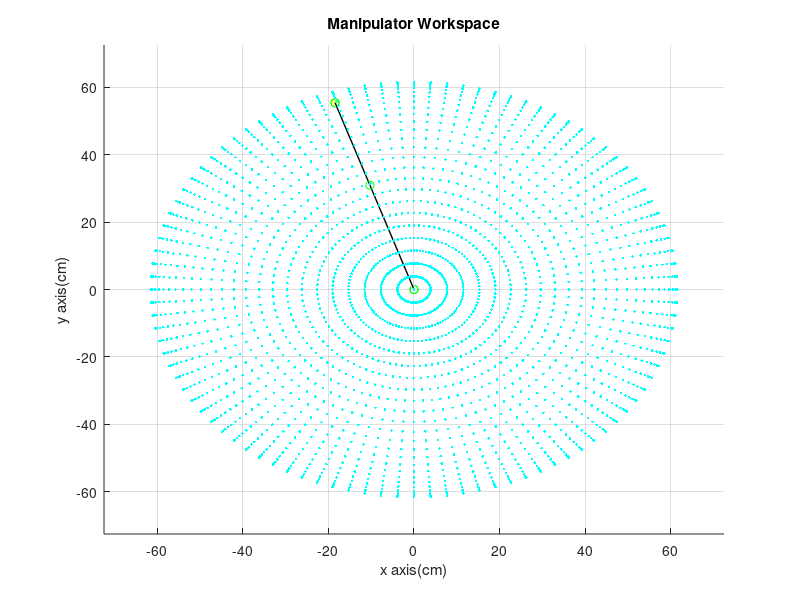

Here is the MATLAB script that generated this plot: (Note: this script raises an error after producing the figure.)
%%%%%%%%%%%%%%%%%%%%%%%%%%%%%%%%%%%%%%%%%%%%%%%%%%%%%%%%%%%%%%%%%%%%%%%%%%%
%% 5DOF Manipulator Project Path Planning
% Department of Robotics, Hoseo University
% Student Number : 20172390
% Name : Lee Seong Yong
%%%%%%%%%%%%%%%%%%%%%%%%%%%%%%%%%%%%%%%%%%%%%%%%%%%%%%%%%%%%%%%%%%%%%%%%%%%
clear all;close all;clc;
%%%%%%%%%%%%%%%%%%%%%%%%%%%%%%%%%%%%%%%%%%%%%%%%%%%%%%%%%%%%%%%%%%%%%%%%%%%
% Length unit : cm
% Degree unit : radian
%%%%%%%%%%%%%%%%%%%%%%%%%%%%%%%%%%%%%%%%%%%%%%%%%%%%%%%%%%%%%%%%%%%%%%%%%%%
%% Manipulator Radius & Theta : Default Y Coordinate(theta = PI/2)
radius = zeros(19,19);theta = zeros(19,19);
% Joint theta
jt_1 = zeros(19,19);jt_2 = zeros(19,19);jt_3 = zeros(19,19);
% end-effector theta(roll : not used)
pitch = zeros(19,19);yaw = zeros(19,19);

%% Manipulator Analysis : Articulated Type(RRR)
% Manipulator Link Length Parameter
% link_1 = 24.13;link_2 = 32.6;link_3 = 24;ejector = 12.15;
link_1 = 24.13;link_2 = 32.6;link_3 = 29;ejector = 12.15;

% Manipulator End-Effector Position Parameter
xd = zeros(19,19);yd = zeros(19,19);zd = zeros(19,19);

% Manipulator Base Position Parameter
init_x = 0.0;init_y = 0.0;
b_radius = 9.5;b_place = 7.5;b_blank = 1.45; % origin b_place = 7.5
b_origin = b_radius+b_place+b_blank;

% Intaglio Parameter
intaglio_height = 1.3;intaglio_square_width_length = 2.05;
cancave_stone_height = 0.8; % usually 0.7~1.2[cm]

%% Radius and Angle of Concave Intersection from Base
for y = 1:19 % y coordinate
    for x = 1:19 % x coordinate
        if x < 10
            radius(y,x) = sqrt((intaglio_square_width_length*(10-x))^2+(intaglio_square_width_length*(19-y)+b_origin)^2);
            theta(y,x) = (pi/2)+atan2((intaglio_square_width_length*(10-x)),(intaglio_square_width_length*(19-y)+b_origin));
        elseif x > 10
            radius(y,x) = sqrt((intaglio_square_width_length*(x-10))^2+(intaglio_square_width_length*(19-y)+b_origin)^2);
            theta(y,x) = (pi/2)-atan2((intaglio_square_width_length*(x-10)),(intaglio_square_width_length*(19-y)+b_origin));
        else
            radius(y,x) = sqrt((intaglio_square_width_length*(19-y)+b_origin)^2);
            theta(y,x) = pi/2;
        end
    end
end
%% figure(1) Manipulator Workspace Simulation
workspace_radius = link_2 + link_3 - 0.000001;
figure(1)
grid on;hold on;
title('Manipulator Workspace');
xlim([-72.5 72.5]);ylim([-72.5 72.5]);zlim([0 145]);
xlabel('x axis(cm)');ylabel('y axis(cm)');zlabel('z axis(cm)');
for ro_theta = -6*pi/50:pi/50:pi/2
    for ws_theta = 0:pi/50:2*pi
        xd = init_x+(workspace_radius - (workspace_radius - workspace_radius*cos(ro_theta)))*cos(ws_theta);
        yd = init_y+(workspace_radius - (workspace_radius - workspace_radius*cos(ro_theta)))*sin(ws_theta);
        zd = link_1+(workspace_radius*sin(ro_theta));
    
        d = sqrt(xd^2+yd^2+(zd-link_1)^2);
        D = (d^2-link_2^2-link_3^2)/(2*link_2*link_3);
        wjt_3 = atan2(-sqrt(1-D^2),D);
        Alpha = atan2(zd-link_1,sqrt(xd^2+yd^2));
        E = (link_2^2+d^2-link_3^2)/(2*link_2*d);
        Beta = atan2(sqrt(1-E^2),E);
        wjt_2 = Alpha+Beta;
        wjt_1 = atan2(yd,xd);
    
        % Forward Kinematics
        rrx = link_2*cos(wjt_1);
        rry = link_2*sin(wjt_1);
        rrz = link_1+link_2*sin(wjt_2);
        x_coordinate = cos(wjt_1)*(link_2*cos(wjt_2)+link_3*(cos(wjt_2+wjt_3)));
        y_coordinate = sin(wjt_1)*(link_2*cos(wjt_2)+link_3*(cos(wjt_2+wjt_3)));
        z_coordinate = link_1+link_2*sin(wjt_2)+link_3*(sin(wjt_2+wjt_3));
        
%         % Manipulator Body
%         rx = [0,0,rrx,x_coordinate];
%         ry = [0,0,rry,y_coordinate];
%         rz = [0,link_1,rrz,z_coordinate];
%         plot3(rx,ry,rz,'k-','LineWidth',1);plot3(rx,ry,rz,'go');
        plot3(x_coordinate,y_coordinate,z_coordinate,'c.'); % Manipulator End-Effector Position Coordinate
%         plot3(xd,yd,zd,'go');
    end
end


for y = 1:19 % y coordinate
    for x = 1:19 % x coordinate
        % circular trajectory & vacuum aspirator length
        xd = init_x+radius(y,x)*cos(theta(y,x));
        yd = init_y+radius(y,x)*sin(theta(y,x));
        zd = ejector+intaglio_height+cancave_stone_height;
        
        % Inverse Kinematics
        d = sqrt(xd^2+yd^2+(zd-link_1)^2);
        D = (d^2-link_2^2-link_3^2)/(2*link_2*link_3);
        jt_3(y,x) = atan2(-sqrt(1-D^2),D);
        Alpha = atan2(zd-link_1,sqrt(xd^2+yd^2));
        E = (link_2^2+d^2-link_3^2)/(2*link_2*d);
        Beta = atan2(sqrt(1-E^2),E);
        jt_2(y,x) = Alpha+Beta;
        jt_1(y,x) = atan2(yd,xd);
        
        % Forward Kinematics
        rrx = link_2*cos(jt_1(y,x));
        rry = link_2*sin(jt_1(y,x));
        rrz = link_1+link_2*sin(jt_2(y, x));
        x_coordinate = cos(jt_1(y,x))*(link_2*cos(jt_2(y, x))+link_3*(cos(jt_2(y, x)+jt_3(y, x))));
        y_coordinate = sin(jt_1(y,x))*(link_2*cos(jt_2(y, x))+link_3*(cos(jt_2(y, x)+jt_3(y, x))));
        z_coordinate = link_1+link_2*sin(jt_2(y, x))+link_3*(sin(jt_2(y, x)+jt_3(y, x)));
        
        % Manipulator Body
        rx = [0,0,rrx,x_coordinate];
        ry = [0,0,rry,y_coordinate];
        rz = [0,link_1,rrz,z_coordinate];
        plot3(rx,ry,rz,'k-','LineWidth',1);plot3(rx,ry,rz,'go');
        plot3(x_coordinate,y_coordinate,z_coordinate,'y*'); % Manipulator End-Effector Position Coordinate
        plot3(xd,yd,zd,'go');
        
        % Manipulator End-Effector
        ejector_form = linspace(zd,zd-ejector,10);
        plot3(x_coordinate,y_coordinate,ejector_form,'k.','LineWidth',2);
        plot3(x_coordinate,y_coordinate,ejector_form(:,10),'cv','LineWidth',2);
        % Intaglio Junction
        plot3(x_coordinate,y_coordinate,intaglio_height,'K*');
        plot3(x_coordinate,y_coordinate,intaglio_height,'Ko');
        
        % Manipulator Rotation & Orientation Data Save
        jt_1(y,x) = jt_1(y,x)*(180/pi);
        jt_2(y,x) = jt_2(y,x)*(180/pi);
        jt_3(y,x) = jt_3(y,x)*(180/pi);

        % Inverse Kinematics End-Effector
        if (jt_2(y,x) > 0) && (jt_3(y,x) < 0)
            if (abs(jt_3(y,x))-abs(jt_2(y,x))) > 90
                pitch(y,x) = abs((abs(jt_3(y,x))-abs(jt_2(y,x)))-90);
            elseif (abs(jt_3(y,x))-abs(jt_2(y,x))) < 90
                pitch(y,x) = -abs(90-(abs(jt_3(y,x))-abs(jt_2(y,x))));
            end
        elseif (jt_2(y,x) < 0) && (jt_3(y,x) < 0) && ((abs(jt_2(y,x)) + abs(jt_3(y,x))) < 90)
            pitch(y,x) = -abs(90-(abs(jt_2(y,x))+abs(jt_3(y,x))));
        end
    end
end

intaglio_position = b_radius+b_place;
% lntaglio Vertex Coordinates
intaglio_vertex=[-20 intaglio_position 0 ; 20 intaglio_position 0; 20 (intaglio_position+40) 0; -20 (intaglio_position+40) 0; -20 ...
                intaglio_position intaglio_height; 20 intaglio_position intaglio_height; 20 intaglio_position+40 intaglio_height; -20 (intaglio_position+40) intaglio_height];
% Intaglio Cross-Section
intaglio_face=[1 2 3 4; 1 2 6 5; 2 3 7 6; 3 4 8 7; 1 4 8 5; 5 6 7 8];
% Intaglio Cross-Sectional Area Color
intaglio_face_color=[0.93 0.69 0.13; 0.93 0.69 0.13 ; 0.93 0.69 0.13; 0.93 0.69 0.13; 0.93 0.69 0.13; 0.93 0.69 0.13];
patch('Vertices',intaglio_vertex,'faces',intaglio_face,'FaceVertexCData',intaglio_face_color,'Facecolor','flat');

% Manipulator Base Position Coordinates
cylinder_N = 300; % Uniformly spaced points to create a cylinder
cylinder_height = 5;
[cx,cy,cz] = cylinder(b_radius,cylinder_N);
surf(cx,cy,cz*cylinder_height);

%% Manipulator 3D Plot Relative Coordinate Simulation
figure(2)
grid on;hold on;
title('Circular Trajectory for Three Link Manipulator(Upper Arm)');
xlabel('x axis(cm)');ylabel('y axis(cm)');zlabel('z axis(cm)');
xlim([-40 40]);ylim([-20 60]);zlim([0 80]);
for y = 1:19 % y coordinate
    for x = 1:19 % x coordinate
        % circular trajectory & vacuum aspirator length
        xd = init_x+radius(y,x)*cos(theta(y,x));
        yd = init_y+radius(y,x)*sin(theta(y,x));
        zd = ejector+intaglio_height+cancave_stone_height;
        
        % Inverse Kinematics
        d = sqrt(xd^2+yd^2+(zd-link_1)^2);
        D = (d^2-link_2^2-link_3^2)/(2*link_2*link_3);
        jt_3(y,x) = atan2(-sqrt(1-D^2),D);
        Alpha = atan2(zd-link_1,sqrt(xd^2+yd^2));
        E = (link_2^2+d^2-link_3^2)/(2*link_2*d);
        Beta = atan2(sqrt(1-E^2),E);
        jt_2(y,x) = Alpha+Beta;
        jt_1(y,x) = atan2(yd,xd);
        
        % Forward Kinematics
        rrx = link_2*cos(jt_1(y,x));
        rry = link_2*sin(jt_1(y,x));
        rrz = link_1+link_2*sin(jt_2(y, x));
        x_coordinate = cos(jt_1(y,x))*(link_2*cos(jt_2(y, x))+link_3*(cos(jt_2(y, x)+jt_3(y, x))));
        y_coordinate = sin(jt_1(y,x))*(link_2*cos(jt_2(y, x))+link_3*(cos(jt_2(y, x)+jt_3(y, x))));
        z_coordinate = link_1+link_2*sin(jt_2(y, x))+link_3*(sin(jt_2(y, x)+jt_3(y, x)));
        
        % Manipulator Body
        rx = [0,0,rrx,x_coordinate];
        ry = [0,0,rry,y_coordinate];
        rz = [0,link_1,rrz,z_coordinate];
        plot3(rx,ry,rz,'k-','LineWidth',1);plot3(rx,ry,rz,'go');
        plot3(x_coordinate,y_coordinate,z_coordinate,'y*'); % Manipulator End-Effector Position Coordinate
        plot3(xd,yd,zd,'go');
        
        % Manipulator End-Effector
        ejector_form = linspace(zd,zd-ejector,10);
        plot3(x_coordinate,y_coordinate,ejector_form,'k.','LineWidth',2);
        plot3(x_coordinate,y_coordinate,ejector_form(:,10),'cv','LineWidth',2);
        % Intaglio Junction
        plot3(x_coordinate,y_coordinate,intaglio_height,'K*');
        plot3(x_coordinate,y_coordinate,intaglio_height,'Ko');

        % Manipulator Body
        rx = [0,0,rrx,x_coordinate];
        ry = [0,0,rry,y_coordinate];
        rz = [0,link_1,rrz,z_coordinate];
        plot3(rx,ry,rz,'k-','LineWidth',1);plot3(rx,ry,rz,'go');
        plot3(x_coordinate,y_coordinate,z_coordinate,'y*'); % Manipulator End-Effector Position Coordinate
        plot3(xd,yd,zd,'go');
        
        % Manipulator End-Effector
        ejector_form = linspace(zd,zd-ejector,10);
        plot3(x_coordinate,y_coordinate,ejector_form,'k.','LineWidth',2);
        plot3(x_coordinate,y_coordinate,ejector_form(:,10),'cv','LineWidth',2);
        % Intaglio Junction
        plot3(x_coordinate,y_coordinate,intaglio_height,'K*');
        plot3(x_coordinate,y_coordinate,intaglio_height,'Ko');
        
        % Manipulator Rotation & Orientation Data Save
        jt_1(y,x) = jt_1(y,x)*(180/pi);
        jt_2(y,x) = jt_2(y,x)*(180/pi);
        jt_3(y,x) = jt_3(y,x)*(180/pi); 
            
        plot3(x_coordinate,y_coordinate,intaglio_height,'K*');
        plot3(x_coordinate,y_coordinate,intaglio_height,'Ko');
        % Manipulator Rotation & Orientation Data Save
        jt_1(y,x) = jt_1(y,x)*(180/pi);
        jt_2(y,x) = jt_2(y,x)*(180/pi);
        jt_3(y,x) = jt_3(y,x)*(180/pi);
        
        % Inverse Kinematics End-Effector
        if (jt_2(y,x) > 0) && (jt_3(y,x) < 0)
            if (abs(jt_3(y,x))-abs(jt_2(y,x))) > 90
                pitch(y,x) = abs((abs(jt_3(y,x))-abs(jt_2(y,x)))-90);
            elseif (abs(jt_3(y,x))-abs(jt_2(y,x))) < 90
                pitch(y,x) = -abs(90-(abs(jt_3(y,x))-abs(jt_2(y,x))));
            end
        elseif (jt_2(y,x) < 0) && (jt_3(y,x) < 0) && ((abs(jt_2(y,x)) + abs(jt_3(y,x))) < 90)
            pitch(y,x) = -abs(90-(abs(jt_2(y,x))+abs(jt_3(y,x))));
        end
    end
end

%% intaglio form 3D Plot
intaglio_position = b_radius+b_place;
% lntaglio Vertex Coordinates
intaglio_vertex=[-20 intaglio_position 0 ; 20 intaglio_position 0; 20 (intaglio_position+40) 0; -20 (intaglio_position+40) 0; -20 ...
                intaglio_position intaglio_height; 20 intaglio_position intaglio_height; 20 intaglio_position+40 intaglio_height; -20 (intaglio_position+40) intaglio_height];
% Intaglio Cross-Section
intaglio_face=[1 2 3 4; 1 2 6 5; 2 3 7 6; 3 4 8 7; 1 4 8 5; 5 6 7 8];
% Intaglio Cross-Sectional Area Color
intaglio_face_color=[0.93 0.69 0.13; 0.93 0.69 0.13 ; 0.93 0.69 0.13; 0.93 0.69 0.13; 0.93 0.69 0.13; 0.93 0.69 0.13];
patch('Vertices',intaglio_vertex,'faces',intaglio_face,'FaceVertexCData',intaglio_face_color,'Facecolor','flat');

% Manipulator Base Position Coordinates
cylinder_N = 300; % Uniformly spaced points to create a cylinder
cylinder_height = 5;
[cx,cy,cz] = cylinder(b_radius,cylinder_N);
surf(cx,cy,cz*cylinder_height);

%% Path Planning Graph intaglio form 3D Plot
figure(3)
intaglio_position = b_radius+b_place;
% lntaglio Vertex Coordinates
intaglio_vertex=[-20 intaglio_position 0 ; 20 intaglio_position 0; 20 (intaglio_position+40) 0; -20 (intaglio_position+40) 0; -20 ...
                intaglio_position intaglio_height; 20 intaglio_position intaglio_height; 20 intaglio_position+40 intaglio_height; -20 (intaglio_position+40) intaglio_height];
% Intaglio Cross-Section
intaglio_face=[1 2 3 4; 1 2 6 5; 2 3 7 6; 3 4 8 7; 1 4 8 5; 5 6 7 8];
% Intaglio Cross-Sectional Area Color
intaglio_face_color=[0.93 0.69 0.13; 0.93 0.69 0.13 ; 0.93 0.69 0.13; 0.93 0.69 0.13; 0.93 0.69 0.13; 0.93 0.69 0.13];
patch('Vertices',intaglio_vertex,'faces',intaglio_face,'FaceVertexCData',intaglio_face_color,'Facecolor','flat');

% Manipulator Base Position Coordinates
[cx,cy,cz] = cylinder(b_radius,cylinder_N);
surf(cx,cy,cz*cylinder_height);

% Select X,Y Coordinate
% input_x = 1;input_y = 1;

% Reference X,Y Coordinate(Reference X,Y Position of Manipulator End-Effector Vacuum Ejector)
reference_x = 10; reference_y = 19;

while(-1)
    coordinate_data = input('x, y coordinate data = ','s');[x_input_data,y_input_data] = strtok(coordinate_data);
    input_x = str2double(x_input_data);input_y = str2double(y_input_data);
    
    % Manipulator Path Planning Simulation : Path Planning Information Parameter
    path_limit_height = 5;
    path_resolution = 5*sqrt(abs(input_x-10)^2+(19-input_y)^2);
    if(input_x == 10)&&(input_y == 19), path_resolution = 1;
    end
    
    if((input_x < 1)||(input_x > 19))||((input_y < 1)||(input_y > 19)), disp('Please Enter the Correct Coordinates!!');break;
    else
        figure(3)
        % Error From Reference Position
        error_radius = abs(radius(input_y,input_x)-radius(reference_y,reference_x));
        error_theta = abs(theta(input_y,input_x)-theta(reference_y,reference_x));
        for rev = 1:path_resolution
            if input_x < 10
                xd = init_x+(radius(reference_y,reference_x)+rev*(error_radius/path_resolution))*cos(theta(reference_y,reference_x)+rev*(error_theta/path_resolution));
                yd = init_y+(radius(reference_y,reference_x)+rev*(error_radius/path_resolution))*sin(theta(reference_y,reference_x)+rev*(error_theta/path_resolution));
            elseif input_x > 10
            xd = init_x+(radius(reference_y,reference_x)+rev*(error_radius/path_resolution))*cos(theta(reference_y,reference_x)-rev*(error_theta/path_resolution));
            yd = init_y+(radius(reference_y,reference_x)+rev*(error_radius/path_resolution))*sin(theta(reference_y,reference_x)-rev*(error_theta/path_resolution));
            else
                xd = init_x+(radius(reference_y,reference_x)+rev*(error_radius/path_resolution))*cos(theta(reference_y,reference_x));
                yd = init_y+(radius(reference_y,reference_x)+rev*(error_radius/path_resolution))*sin(theta(reference_y,reference_x));
            end
    
            if rev <= (path_resolution/2)
                zd = ejector+intaglio_height+cancave_stone_height+rev*(path_limit_height/(path_resolution/2)); 
            else
                zd = ejector+intaglio_height+cancave_stone_height+path_limit_height-(rev-(path_resolution/2))*(path_limit_height/(path_resolution/2));
            end
    
            % Inverse Kinematics
            d = sqrt(xd^2+yd^2+(zd-link_1)^2);
            D = (d^2-link_2^2-link_3^2)/(2*link_2*link_3);
            pjt_3 = atan2(-sqrt(1-D^2),D);
            Alpha = atan2(zd-link_1,sqrt(xd^2+yd^2));
            E = (link_2^2+d^2-link_3^2)/(2*link_2*d);
            Beta = atan2(sqrt(1-E^2),E);
            pjt_2 = Alpha+Beta;
            pjt_1 = atan2(yd,xd);
        
            % Forward Kinematics
            rrx = link_2*cos(pjt_1);
            rry = link_2*sin(pjt_1);
            rrz = link_1+link_2*sin(pjt_2);
            x_coordinate = cos(pjt_1)*(link_2*cos(pjt_2)+link_3*(cos(pjt_2+pjt_3)));
            y_coordinate = sin(pjt_1)*(link_2*cos(pjt_2)+link_3*(cos(pjt_2+pjt_3)));
            z_coordinate = link_1+link_2*sin(pjt_2)+link_3*(sin(pjt_2+pjt_3));
            
            % Manipulator Body
            rx = [0,0,rrx,x_coordinate];
            ry = [0,0,rry,y_coordinate];
            rz = [0,link_1,rrz,z_coordinate];
            plot3(rx,ry,rz,'k-','LineWidth',3);
            hold on;plot3(rx,ry,rz,'ro','LineWidth',2);
            title('4DOF Manipulator Path Planning Simulation');
            xlabel('x axis(cm)');ylabel('y axis(cm)');zlabel('z axis(cm)');
            xlim([-40 40]);ylim([-20 60]);zlim([0 80]);
            plot3(x_coordinate,y_coordinate,z_coordinate,'y*','LineWidth',2); % Manipulator End-Effector Position Coordinate
            plot3(xd,yd,zd,'go','LineWidth',3);
            
            % Manipulator End-Effector
            ejector_form = linspace(zd,zd-ejector,10);
            plot3(x_coordinate,y_coordinate,ejector_form,'k.','LineWidth',2);
            plot3(x_coordinate,y_coordinate,ejector_form(:,10),'cv','LineWidth',2);
            patch('Vertices',intaglio_vertex,'faces',intaglio_face,'FaceVertexCData',intaglio_face_color,'Facecolor','flat');
            surf(cx,cy,cz*cylinder_height);
            grid on;hold off;
            pause(0.01);
        end

        hold on;
        for y = 1:19
            for x = 1:19
                % Intaglio Junction
                xd = init_x+radius(y,x)*cos(theta(y,x));
                yd = init_y+radius(y,x)*sin(theta(y,x));
                plot3(xd,yd,intaglio_height,'K*');
                plot3(xd,yd,intaglio_height,'Ko');
            end
        end
    end
    % Display Joint Rotation & Pitch Orientation
    pjt_1 = pjt_1*(180/pi);pjt_2 = pjt_2*(180/pi);pjt_3 = pjt_3*(180/pi);
    % Inverse Kinematics End-Effector
    if (pjt_2 > 0) && (pjt_3 < 0)
        if (abs(pjt_3)-abs(pjt_2)) > 90
            ppitch = abs((abs(pjt_3)-abs(pjt_2))-90);
        elseif (abs(pjt_3)-abs(pjt_2)) < 90
            ppitch = -abs(90-(abs(pjt_3)-abs(pjt_2)));
        end
    elseif (pjt_2 < 0) && (pjt_3 < 0) && ((abs(pjt_2) + abs(pjt_3)) < 90)
        ppitch = -abs(90-(abs(pjt_2)+abs(pjt_3)));
    end
    disp('Rotation and Orientation of Manipulator based on Relative Coordinate System');
    s0 = sprintf('X Coordinate = %d, Y Coordinate = %d',input_x, input_y);
    s1 = sprintf('Joint(1) = %f', pjt_1);
    s2 = sprintf('Joint(2) = %f', pjt_2);
    s3 = sprintf('Joint(3) = %f', pjt_3);
    s4 = sprintf('Pitch = %f', ppitch);
    disp(s0);disp(s1);disp(s2);disp(s3);disp(s4);
end
%%%%%%%%%%%%%%%%%%%%%%%%%%%%%%%%%%%%%%%%%%%%%%%%%%%%%%%%%%%%%%%%%%%%%%%%%%%
%% End
%%%%%%%%%%%%%%%%%%%%%%%%%%%%%%%%%%%%%%%%%%%%%%%%%%%%%%%%%%%%%%%%%%%%%%%%%%%